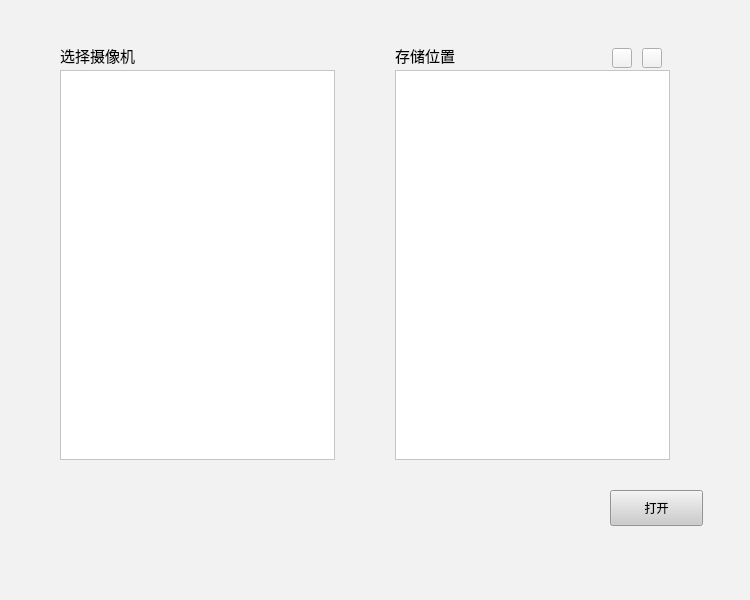
<?xml version="1.0" encoding="UTF-8"?>
<ui version="4.0">
 <class>MainWindow</class>
 <widget class="QMainWindow" name="MainWindow">
  <property name="geometry">
   <rect>
    <x>0</x>
    <y>0</y>
    <width>750</width>
    <height>600</height>
   </rect>
  </property>
  <property name="windowTitle">
   <string>设备选择</string>
  </property>
  <property name="styleSheet">
   <string notr="true">background-color: rgb(242, 242, 242);</string>
  </property>
  <widget class="QWidget" name="centralwidget">
   <widget class="QListView" name="historyStorageListView">
    <property name="geometry">
     <rect>
      <x>395</x>
      <y>70</y>
      <width>275</width>
      <height>390</height>
     </rect>
    </property>
    <property name="styleSheet">
     <string notr="true">background-color: rgb(255, 255, 255);</string>
    </property>
   </widget>
   <widget class="QLabel" name="label">
    <property name="geometry">
     <rect>
      <x>395</x>
      <y>45</y>
      <width>71</width>
      <height>21</height>
     </rect>
    </property>
    <property name="font">
     <font>
      <family>Adobe Devanagari</family>
      <pointsize>11</pointsize>
     </font>
    </property>
    <property name="text">
     <string>存储位置</string>
    </property>
   </widget>
   <widget class="QPushButton" name="createNewFilePushButton">
    <property name="geometry">
     <rect>
      <x>642</x>
      <y>48</y>
      <width>20</width>
      <height>20</height>
     </rect>
    </property>
    <property name="styleSheet">
     <string notr="true">QPushButton {
    background-color:  #F2F2F2;
border:none;
color: #CCCCCC;
border-radius: 1px;
}

QPushButton:hover {
    background-color: #ABABAB;
}

QPushButton:pressed {
    background-color:#848484;
}
border:none;</string>
    </property>
    <property name="text">
     <string/>
    </property>
   </widget>
   <widget class="QPushButton" name="openHistoryFilePushButton">
    <property name="geometry">
     <rect>
      <x>610</x>
      <y>490</y>
      <width>93</width>
      <height>36</height>
     </rect>
    </property>
    <property name="styleSheet">
     <string notr="true">QPushButton{background-color: #CCCCCC;}

QPushButton:hover
{
    background-color:rgb(193, 205, 205);
}

QPushButton:pressed
{
    background-color:rgb(131, 139, 139);
    padding-left:3px;
    padding-top:3px;
}</string>
    </property>
    <property name="text">
     <string>打开</string>
    </property>
   </widget>
   <widget class="QPushButton" name="deleteOldFilePushButton">
    <property name="geometry">
     <rect>
      <x>612</x>
      <y>48</y>
      <width>20</width>
      <height>20</height>
     </rect>
    </property>
    <property name="styleSheet">
     <string notr="true">QPushButton {
    background-color:  #F2F2F2;
border:none;
color: #CCCCCC;
border-radius: 1px;
}

QPushButton:hover {
    background-color: #ABABAB;
}

QPushButton:pressed {
    background-color:#848484;
}
border:none;</string>
    </property>
    <property name="text">
     <string/>
    </property>
   </widget>
   <widget class="QListView" name="camerasListView">
    <property name="geometry">
     <rect>
      <x>60</x>
      <y>70</y>
      <width>275</width>
      <height>390</height>
     </rect>
    </property>
    <property name="styleSheet">
     <string notr="true">background-color: rgb(255, 255, 255);</string>
    </property>
   </widget>
   <widget class="QLabel" name="label_2">
    <property name="geometry">
     <rect>
      <x>60</x>
      <y>45</y>
      <width>91</width>
      <height>21</height>
     </rect>
    </property>
    <property name="font">
     <font>
      <family>Adobe Devanagari</family>
      <pointsize>11</pointsize>
     </font>
    </property>
    <property name="text">
     <string>选择摄像机</string>
    </property>
   </widget>
  </widget>
  <widget class="QMenuBar" name="menubar">
   <property name="geometry">
    <rect>
     <x>0</x>
     <y>0</y>
     <width>750</width>
     <height>26</height>
    </rect>
   </property>
  </widget>
  <widget class="QStatusBar" name="statusbar"/>
 </widget>
 <resources/>
 <connections/>
</ui>
